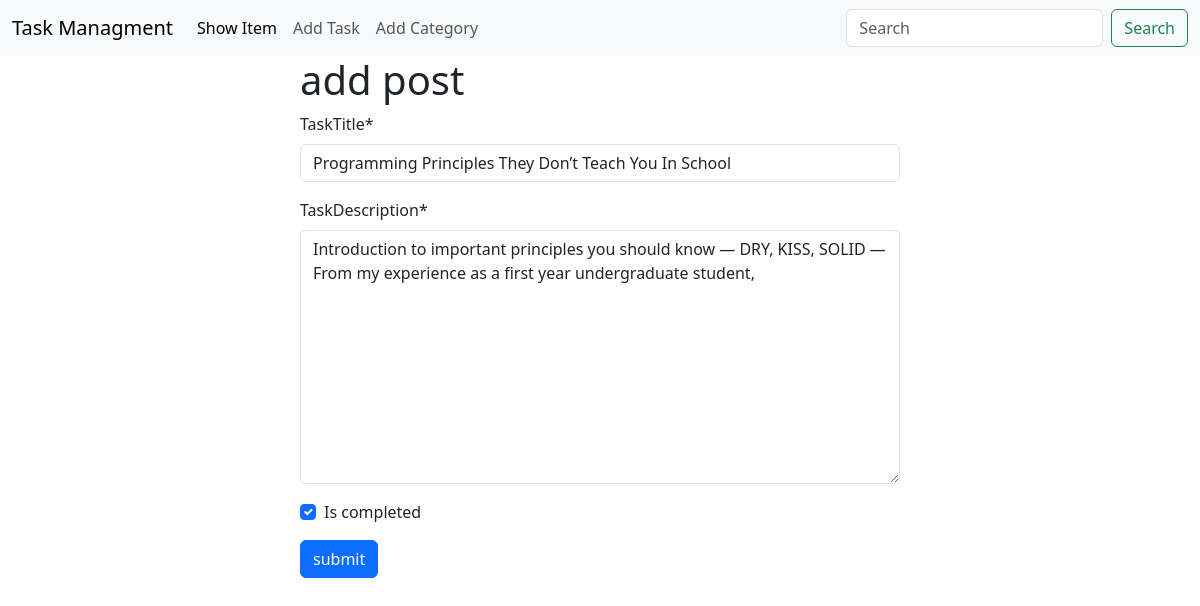
The app's page /task/edit/2/ with its own data.
### task/models.py (models this page shows, shortened)
class TaskModel(models.Model):
    taskTitle = models.CharField(max_length=100)
    taskDescription = models.TextField()
    is_completed = models.BooleanField(default=False)
    taskAssignDate = models.DateTimeField(auto_now_add=True)

### task/views.py (the view)
# urls.py: path('edit/<int:id>/',views.edit_post,name ='edit_post'),
def edit_post(request,id):
    post = models.TaskModel.objects.get(pk=id)
    post_form = forms.TaskForm(instance = post)
    if request.method == "POST":
        post_form = forms.TaskForm(request.POST, instance= post)
        if post_form.is_valid():
            post_form.save()
            return redirect('homepage')
    return render(request,'taskHome.html',{'data':post_form})

### task/forms.py
class TaskForm(forms.ModelForm):
    class Meta:
        model = TaskModel
        fields = '__all__'

### task/templates/taskHome.html
{% extends 'base.html' %} {% load crispy_forms_tags%} {% block content %}
<form class="w-50 m-auto" method="post">
  <h1>add post</h1>
  {% csrf_token %} {{data | crispy}}
  <button class="btn btn-primary">submit</button>
</form>
{% endblock%}

### records on screen
TaskModel: taskTitle "Programming Principles They Don’t Teach You In School", taskDescription "Introduction to important principles you should know — DRY, KISS, SOLID — From my experience as a first year undergraduate student,", is_completed "☑"
